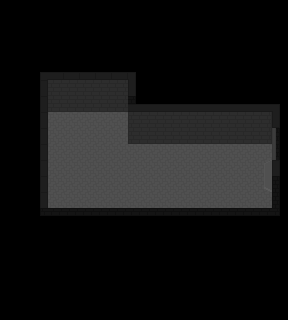

A level layout from a 2D game, rendered from its tile map. Below: a short description, then the map file with tile-grid data replaced by summaries:
An orthogonal 18x20 tile map with 16x16 px tiles, 2 tile layers (background1, background2) and 2 objects (2x RIGHT).

<map version="1.0" orientation="orthogonal" renderorder="right-down" width="18" height="20" tilewidth="16" tileheight="16" backgroundcolor="#000000" nextobjectid="3">
 <tileset firstgid="1" name="tileset" tilewidth="16" tileheight="16" tilecount="48" columns="4">
  <image source="../tileset.png" width="64" height="192" />
  <tile id="0">
   <properties>
    <property name="impede" type="bool" value="false" />
   </properties>
  </tile>
  <tile id="1">
   <properties>
    <property name="impede" type="bool" value="false" />
   </properties>
  </tile>
  <tile id="2">
   <properties>
    <property name="impede" type="bool" value="false" />
   </properties>
  </tile>
  <tile id="3">
   <properties>
    <property name="impede" type="bool" value="false" />
   </properties>
  </tile>
  <tile id="4">
   <properties>
    <property name="impede" type="bool" value="false" />
   </properties>
  </tile>
  <tile id="5">
   <properties>
    <property name="impede" type="bool" value="false" />
   </properties>
  </tile>
  <tile id="6">
   <properties>
    <property name="impede" type="bool" value="false" />
   </properties>
  </tile>
  <tile id="7">
   <properties>
    <property name="impede" type="bool" value="false" />
   </properties>
  </tile>
  <tile id="8">
   <properties>
    <property name="impede" type="bool" value="false" />
   </properties>
  </tile>
  <tile id="9">
   <properties>
    <property name="impede" type="bool" value="false" />
   </properties>
  </tile>
  <tile id="10">
   <properties>
    <property name="impede" type="bool" value="false" />
   </properties>
  </tile>
  <tile id="11">
   <properties>
    <property name="impede" type="bool" value="false" />
   </properties>
  </tile>
  <tile id="16">
   <properties>
    <property name="impede" type="bool" value="false" />
   </properties>
  </tile>
  <tile id="19">
   <properties>
    <property name="impede" type="bool" value="false" />
   </properties>
  </tile>
  <tile id="20">
   <properties>
    <property name="impede" type="bool" value="false" />
   </properties>
  </tile>
  <tile id="23">
   <properties>
    <property name="impede" type="bool" value="false" />
   </properties>
  </tile>
  <tile id="24">
   <properties>
    <property name="impede" type="bool" value="false" />
   </properties>
  </tile>
  <tile id="27">
   <properties>
    <property name="impede" type="bool" value="false" />
   </properties>
  </tile>
  <tile id="28">
   <properties>
    <property name="impede" type="bool" value="false" />
   </properties>
  </tile>
  <tile id="31">
   <properties>
    <property name="impede" type="bool" value="false" />
   </properties>
  </tile>
  <tile id="32">
   <properties>
    <property name="impede" type="bool" value="false" />
   </properties>
  </tile>
  <tile id="35">
   <properties>
    <property name="impede" type="bool" value="false" />
   </properties>
  </tile>
  <tile id="36">
   <properties>
    <property name="impede" type="bool" value="false" />
   </properties>
  </tile>
  <tile id="37">
   <properties>
    <property name="impede" type="bool" value="false" />
   </properties>
  </tile>
  <tile id="38">
   <properties>
    <property name="impede" type="bool" value="false" />
   </properties>
  </tile>
  <tile id="39">
   <properties>
    <property name="impede" type="bool" value="false" />
   </properties>
  </tile>
 </tileset>
 <layer name="background1" width="18" height="20">
  <data>[360 cells, 142 non-empty, 17 distinct tile ids]</data>
 </layer>
 <layer name="background2" width="18" height="20">
  <data>[360 cells, 3 non-empty, 3 distinct tile ids]</data>
 </layer>
 <objectgroup name="objects">
  <object id="1" name="door" type="RIGHT" x="264" y="160" width="8" height="32" />
  <object id="2" name="pedestal" type="RIGHT" x="64" y="144" width="31" height="30" />
 </objectgroup>
</map>
